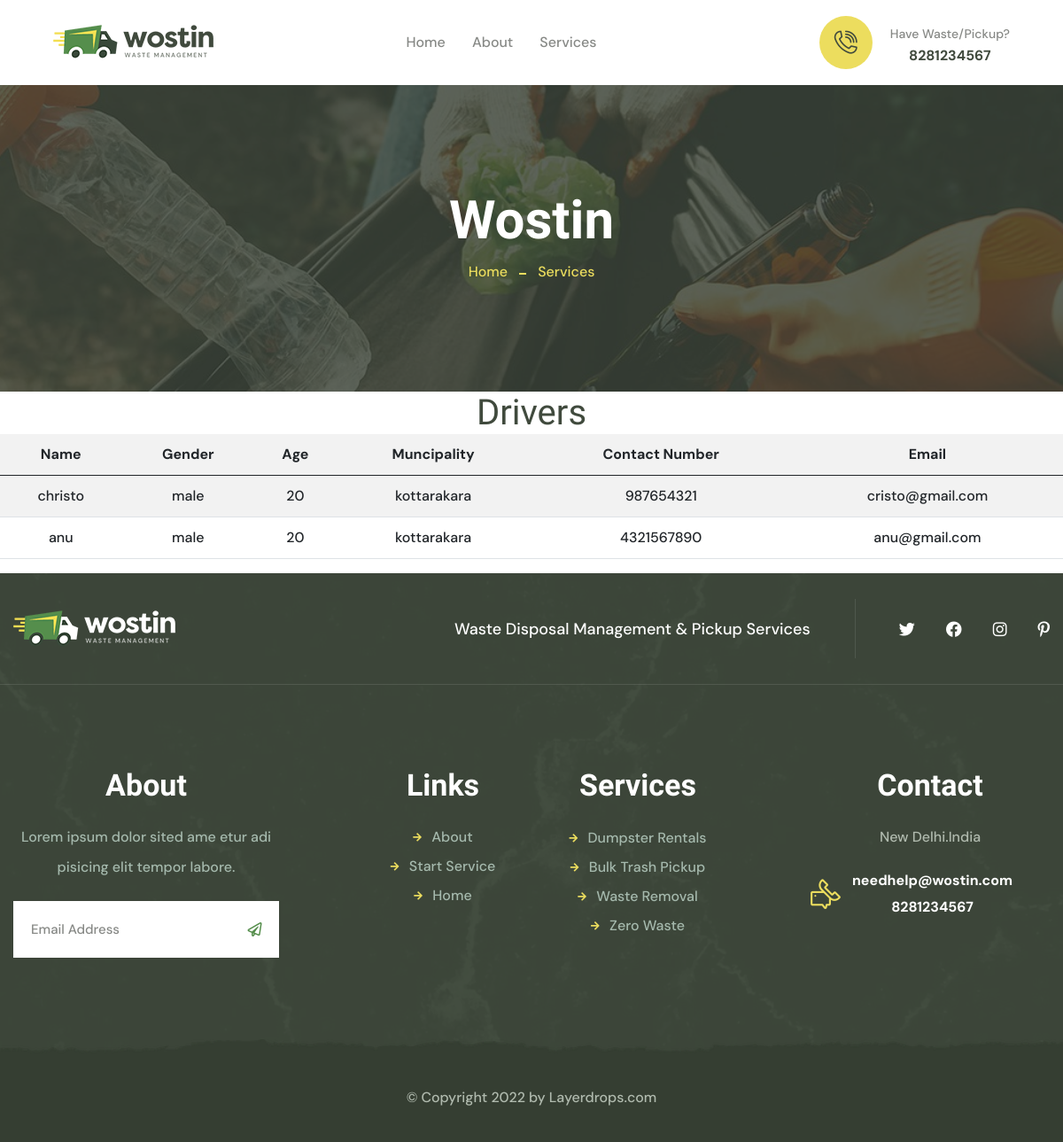
The app's page /driver_muncipality_view (signed in) with its own data.
### swmapp/models.py (models this page shows)
class DriverReg(models.Model):
    name = models.CharField(max_length=100)
    gender = models.CharField(max_length=100)
    age = models.IntegerField()
    municipality = models.ForeignKey(MuncipalityReg,on_delete=models.CASCADE)
    contact_no = models.IntegerField()
    login_id= models.ForeignKey(LoginTable,on_delete=models.CASCADE,related_name="loginid")

class MuncipalityReg(models.Model):
    muncipality_name = models.CharField(max_length=100)
    address = models.TextField()
    city = models.CharField(max_length=100)
    thaluk = models.CharField(max_length=100)
    contact_no = models.IntegerField()
    login_id = models.ForeignKey(LoginTable,on_delete=models.CASCADE)
    def __str__(self):
         return self.muncipality_name

class LoginTable(models.Model):
    email = models.EmailField(unique=True)
    password = models.CharField(max_length=10)
    usertype = models.CharField(max_length=20,null=True)

### swmapp/views.py (the view)
# urls.py: path('driver_muncipality_view', views.driver_muncipality_view, name='driver_muncipality_view'),
def driver_muncipality_view(request):
    login_id = request.session.get('muncipalityid')
    if not login_id:
        return render(request, 'driver_muncipality_view.html', {'error': 'You are not logged in as a municipality.'})
    try:
        municipalitydata = MuncipalityReg.objects.get(login_id__id=login_id)
        driverdata = DriverReg.objects.filter(municipality=municipalitydata)
        return render(request, 'driver_muncipality_view.html', {'driver_muncipality_view': driverdata})
    except MuncipalityReg.DoesNotExist:
        return render(request, 'driver_muncipality_view.html', {'error': 'Municipality not found.'})

### swmapp/templates/driver_muncipality_view.html (shortened to what this page needs)
{% extends 'header.html' %}
{% block content %}
<html>
<head>
</head>
<body align="center">
    <h1> Drivers</h1>
    <table class="table table-striped" align="center">
        <tr>
            <th>Name</th>
            <th>Gender</th>
            <th>Age</th>
            <th>Muncipality</th>
            <th>Contact Number</th>
            <th>Email</th>
          </tr>
        <tbody>
          {% for data in driver_muncipality_view %}
           <tr>
           <td>{{ data.name }}</td>
           <td>{{ data.gender }}</td>
           <td>{{ data.age }}</td>
           <td>{{ data.municipality }}</td>
           <td>{{ data.contact_no }}</td>
           <td>{{ data.login_id.email }}</td>
           </tr>
          {% endfor %}
        </tbody>
    </table>
</body>
</html>
{% endblock %}

### records on screen
DriverReg: name "christo", gender "male", age "20", municipality "kottarakara", contact_no "987654321", login_id.email "cristo@gmail.com"
DriverReg: name "anu", gender "male", age "20", municipality "kottarakara", contact_no "4321567890", login_id.email "anu@gmail.com"
